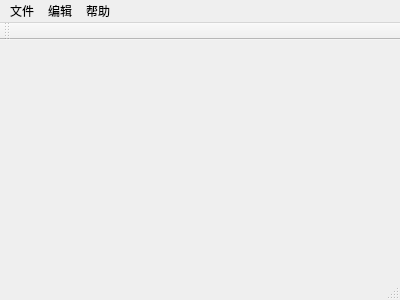
<?xml version="1.0" encoding="UTF-8"?>
<ui version="4.0">
 <class>MainWindow</class>
 <widget class="QMainWindow" name="MainWindow">
  <property name="geometry">
   <rect>
    <x>0</x>
    <y>0</y>
    <width>400</width>
    <height>300</height>
   </rect>
  </property>
  <property name="windowTitle">
   <string>MainWindow</string>
  </property>
  <widget class="QWidget" name="centralWidget"/>
  <widget class="QMenuBar" name="menuBar">
   <property name="geometry">
    <rect>
     <x>0</x>
     <y>0</y>
     <width>400</width>
     <height>23</height>
    </rect>
   </property>
   <widget class="QMenu" name="menu">
    <property name="title">
     <string>文件</string>
    </property>
    <addaction name="action"/>
    <addaction name="action_2"/>
    <addaction name="action_3"/>
    <addaction name="separator"/>
    <addaction name="action_5"/>
    <addaction name="separator"/>
    <addaction name="action_7"/>
    <addaction name="action_8"/>
    <addaction name="separator"/>
    <addaction name="action_10"/>
   </widget>
   <widget class="QMenu" name="menu_2">
    <property name="title">
     <string>编辑</string>
    </property>
    <addaction name="action_11"/>
    <addaction name="action_12"/>
    <addaction name="action_13"/>
    <addaction name="separator"/>
    <addaction name="action_15"/>
    <addaction name="action_16"/>
   </widget>
   <widget class="QMenu" name="menu_3">
    <property name="title">
     <string>帮助</string>
    </property>
    <widget class="QMenu" name="menu_4">
     <property name="title">
      <string>语言</string>
     </property>
     <addaction name="action_chinese"/>
     <addaction name="action_english"/>
     <addaction name="action_japanese"/>
     <addaction name="action_korean"/>
     <addaction name="action_deutsch"/>
    </widget>
    <addaction name="action_17"/>
    <addaction name="action_18"/>
    <addaction name="menu_4"/>
   </widget>
   <addaction name="menu"/>
   <addaction name="menu_2"/>
   <addaction name="menu_3"/>
  </widget>
  <widget class="QToolBar" name="mainToolBar">
   <attribute name="toolBarArea">
    <enum>TopToolBarArea</enum>
   </attribute>
   <attribute name="toolBarBreak">
    <bool>false</bool>
   </attribute>
  </widget>
  <widget class="QStatusBar" name="statusBar"/>
  <action name="action">
   <property name="text">
    <string>新建</string>
   </property>
  </action>
  <action name="action_2">
   <property name="text">
    <string>打开</string>
   </property>
  </action>
  <action name="action_3">
   <property name="text">
    <string>关闭</string>
   </property>
  </action>
  <action name="action_5">
   <property name="text">
    <string>刷新</string>
   </property>
  </action>
  <action name="action_7">
   <property name="text">
    <string>导入</string>
   </property>
  </action>
  <action name="action_8">
   <property name="text">
    <string>导出</string>
   </property>
  </action>
  <action name="action_10">
   <property name="text">
    <string>退出</string>
   </property>
  </action>
  <action name="action_11">
   <property name="text">
    <string>复制</string>
   </property>
  </action>
  <action name="action_12">
   <property name="text">
    <string>剪切</string>
   </property>
  </action>
  <action name="action_13">
   <property name="text">
    <string>粘贴</string>
   </property>
  </action>
  <action name="action_15">
   <property name="text">
    <string>删除</string>
   </property>
  </action>
  <action name="action_16">
   <property name="text">
    <string>撤销</string>
   </property>
  </action>
  <action name="action_17">
   <property name="text">
    <string>查找</string>
   </property>
  </action>
  <action name="action_18">
   <property name="text">
    <string>关于</string>
   </property>
  </action>
  <action name="action_chinese">
   <property name="checkable">
    <bool>true</bool>
   </property>
   <property name="text">
    <string>中文</string>
   </property>
  </action>
  <action name="action_english">
   <property name="checkable">
    <bool>true</bool>
   </property>
   <property name="text">
    <string>English</string>
   </property>
  </action>
  <action name="action_japanese">
   <property name="checkable">
    <bool>true</bool>
   </property>
   <property name="text">
    <string>日本語</string>
   </property>
  </action>
  <action name="action_korean">
   <property name="checkable">
    <bool>true</bool>
   </property>
   <property name="text">
    <string>한글</string>
   </property>
  </action>
  <action name="action_deutsch">
   <property name="checkable">
    <bool>true</bool>
   </property>
   <property name="text">
    <string>Deutsch</string>
   </property>
  </action>
 </widget>
 <layoutdefault spacing="6" margin="11"/>
 <resources/>
 <connections/>
</ui>
